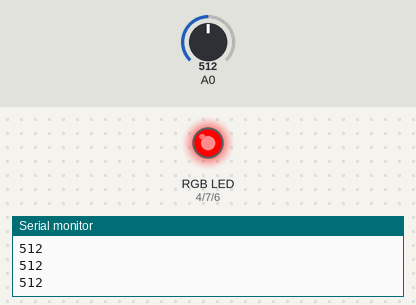
The sketch below on a simulated Arduino Uno, built with avr-gcc and run on an emulated ATmega328P. Parts: an RGB LED mixed from three pins (HIGH = lit), the last lines printed to the serial monitor. The inputs (shaded band) are chosen by the test bench; at power-on: A0 = 512.

Above: at 1.2 s.
1.3 s: A0 set to 313
2.8 s: A0 set to 290
At 3.6 s:
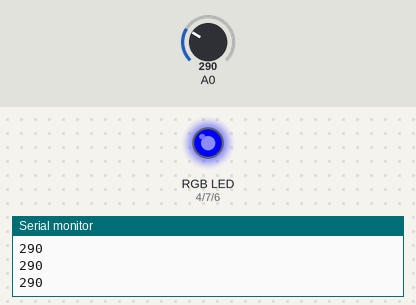
4.3 s: A0 set to 155
5.8 s: A0 set to 134
At 7.0 s:
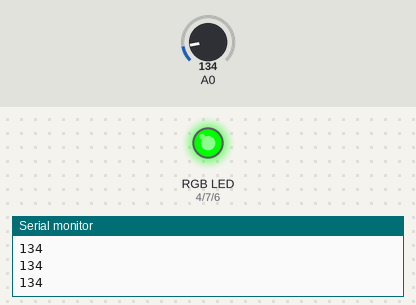
7.3 s: A0 set to 160
At 8.2 s:
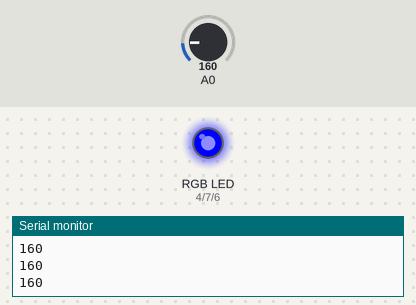
8.8 s: A0 set to 140
At 9.4 s:
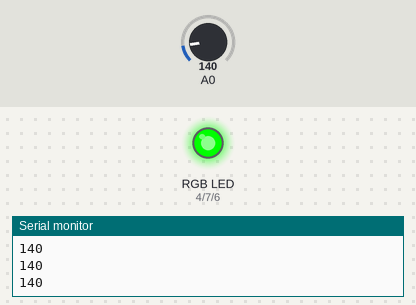
Timing chart, 0 to 11.3 s (numbered marks = the images above; inputs shaded):
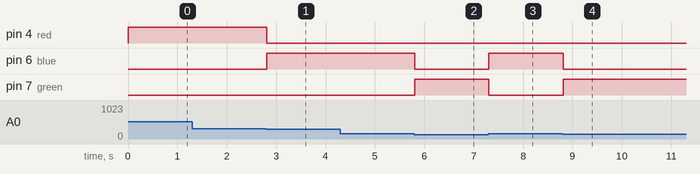

The sketch:

force_sensor_detection_using_rgb_LED_by_Arduino_uno_R3.ino
```cpp
// C++ code
//
int red=4;
int blue=6;
int green=7;
int force;
void setup()
{
  Serial.begin(9600);
  pinMode(red,OUTPUT);
  pinMode(blue,OUTPUT);
  pinMode(green,OUTPUT);
}
void loop()
{
  force=analogRead(A0);
  Serial.println(force);
  if(force>=0&&force<150)
  {
    greenblink();
  }
  else if(force>=150&&force<300)
  {
    blueblink();
  }
  else
  {
    redblink();
  }
}

  void greenblink()
  {
    digitalWrite(green,HIGH);
    digitalWrite(red,LOW);
    digitalWrite(blue,LOW);
  }
   void blueblink()
  {
    digitalWrite(blue,HIGH);
    digitalWrite(red,LOW);
    digitalWrite(green,LOW);
  }
   void redblink()
  {
    digitalWrite(red,HIGH);
    digitalWrite(green,LOW);
    digitalWrite(blue,LOW);
  }


  
```

Measured:
- the behaviour switches between 300 and 299 on A0 (found by bisection; images 0 and 1)
- the behaviour switches between 150 and 149 on A0 (found by bisection; images 1 and 2)
- after the input at 2.8 s, pin 4 (red): HIGH → LOW at once; pin 6 (blue): LOW → HIGH at once
- after the input at 5.8 s, pin 6 (blue): HIGH → LOW at once; pin 7 (green): LOW → HIGH at once
- after the input at 7.3 s, pin 6 (blue): LOW → HIGH at once; pin 7 (green): HIGH → LOW at once
- after the input at 8.8 s, pin 6 (blue): HIGH → LOW at once; pin 7 (green): LOW → HIGH at once
